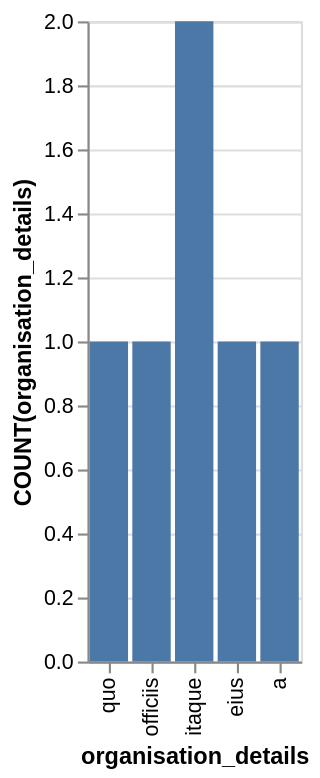

Vega-Lite specification stored for this chart:
### Vega-Lite specification from a JSON file in a GitHub repository (floating-point values rounded to 4 significant figures)
{"data": {"values": [{"x_data": "quo", "y_data": 1}, {"x_data": "officiis", "y_data": 1}, {"x_data": "itaque", "y_data": 2}, {"x_data": "eius", "y_data": 1}, {"x_data": "a", "y_data": 1}]}, "mark": "bar", "encoding": {"x": {"field": "x_data", "type": "nominal", "title": "organisation_details", "sort": "descending"}, "y": {"field": "y_data", "type": "quantitative", "title": "COUNT(organisation_details)"}}}
